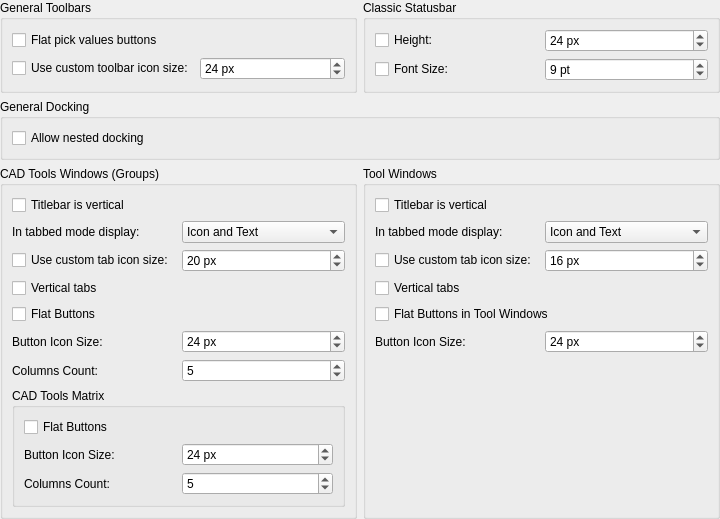
<?xml version="1.0" encoding="UTF-8"?>
<ui version="4.0">
 <class>LC_SettingsPageToolbarsAndDocks</class>
 <widget class="QWidget" name="LC_SettingsPageToolbarsAndDocks">
  <property name="geometry">
   <rect>
    <x>0</x>
    <y>0</y>
    <width>720</width>
    <height>452</height>
   </rect>
  </property>
  <layout class="QGridLayout" name="gridLayout_main">
   <property name="leftMargin">
    <number>0</number>
   </property>
   <property name="topMargin">
    <number>0</number>
   </property>
   <property name="rightMargin">
    <number>0</number>
   </property>
   <property name="bottomMargin">
    <number>0</number>
   </property>
   <item row="0" column="1">
    <widget class="QGroupBox" name="gbStatusBar">
     <property name="title">
      <string>Classic Statusbar</string>
     </property>
     <layout class="QGridLayout" name="gridLayout_statusbar">
      <item row="0" column="0">
       <widget class="QCheckBox" name="cbAllowStatusbarHeight">
        <property name="toolTip">
         <string>Statusbar Height

Explicitly set the height of the classic status bar.</string>
        </property>
        <property name="text">
         <string>Height:</string>
        </property>
       </widget>
      </item>
      <item row="0" column="1">
       <widget class="QSpinBox" name="sbStatusbarHeight">
        <property name="toolTip">
         <string>Status Bar Height

Minimum height of the &quot;classical&quot; status bar in pixels.</string>
        </property>
        <property name="suffix">
         <string> px</string>
        </property>
        <property name="minimum">
         <number>12</number>
        </property>
        <property name="maximum">
         <number>64</number>
        </property>
        <property name="value">
         <number>24</number>
        </property>
       </widget>
      </item>
      <item row="1" column="0">
       <widget class="QCheckBox" name="cbAllowStatusbarFontSize">
        <property name="toolTip">
         <string>Statusbar Font Size

Explicitly set the font size of the classic status bar.</string>
        </property>
        <property name="text">
         <string>Font Size:</string>
        </property>
       </widget>
      </item>
      <item row="1" column="1">
       <widget class="QSpinBox" name="sbStatusbarFontSize">
        <property name="toolTip">
         <string>Statusbar Font Size

Status bar font size in points.</string>
        </property>
        <property name="suffix">
         <string> pt</string>
        </property>
        <property name="minimum">
         <number>6</number>
        </property>
        <property name="maximum">
         <number>32</number>
        </property>
        <property name="value">
         <number>9</number>
        </property>
       </widget>
      </item>
     </layout>
    </widget>
   </item>
   <item row="0" column="0">
    <widget class="QGroupBox" name="gbToolbars">
     <property name="title">
      <string>General Toolbars</string>
     </property>
     <layout class="QGridLayout" name="gridLayout_toolbar">
      <item row="0" column="0" colspan="2">
       <widget class="QCheckBox" name="cbFlatPickValuesButtons">
        <property name="toolTip">
         <string>Toolbars

If checked, buttons for picking values from drawing will be rendered flat.</string>
        </property>
        <property name="text">
         <string>Flat pick values buttons</string>
        </property>
       </widget>
      </item>
      <item row="1" column="0">
       <widget class="QCheckBox" name="cbAllowToolbarIconSize">
        <property name="toolTip">
         <string>Icon size

Override default toolbar icon side length in pixels. If selected, 
provide value will be used. Otherwise, icon size will be determined
by metrics settings of current UI style.</string>
        </property>
        <property name="text">
         <string>Use custom toolbar icon size:</string>
        </property>
       </widget>
      </item>
      <item row="1" column="1">
       <widget class="QSpinBox" name="sbToolbarIconSize">
        <property name="toolTip">
         <string>Icon Size

Size of icons that are shown by buttons in the toolbars.</string>
        </property>
        <property name="suffix">
         <string> px</string>
        </property>
        <property name="minimum">
         <number>8</number>
        </property>
        <property name="maximum">
         <number>150</number>
        </property>
        <property name="value">
         <number>24</number>
        </property>
       </widget>
      </item>
     </layout>
    </widget>
   </item>
   <item row="6" column="0">
    <spacer name="verticalSpacer">
     <property name="orientation">
      <enum>Qt::Orientation::Vertical</enum>
     </property>
     <property name="sizeHint" stdset="0">
      <size>
       <width>0</width>
       <height>0</height>
      </size>
     </property>
    </spacer>
   </item>
   <item row="1" column="0" colspan="2">
    <widget class="QGroupBox" name="gbDocking">
     <property name="title">
      <string>General Docking</string>
     </property>
     <layout class="QGridLayout" name="gridLayout_docking">
      <item row="0" column="0">
       <widget class="QCheckBox" name="cbDockingAllowNested">
        <property name="toolTip">
         <string>Nested docking

If not checked, dock areas can only contain a single row of dock widgets. If checked, dock areas can contain multiple split/nested rows.</string>
        </property>
        <property name="text">
         <string>Allow nested docking</string>
        </property>
       </widget>
      </item>
     </layout>
    </widget>
   </item>
   <item row="2" column="1">
    <widget class="QGroupBox" name="gbDockWidgets">
     <property name="title">
      <string>Tool Windows</string>
     </property>
     <layout class="QGridLayout" name="gridLayout_dockWidgets">
      <item row="4" column="0" colspan="2">
       <widget class="QCheckBox" name="cbDockWidgetsFlatButtons">
        <property name="toolTip">
         <string>Flat Tool Buttons

If checked, buttons within tool window will be flat.</string>
        </property>
        <property name="text">
         <string>Flat Buttons in Tool Windows</string>
        </property>
       </widget>
      </item>
      <item row="1" column="1">
       <widget class="QComboBox" name="cmbDockTabDisplayMode">
        <property name="toolTip">
         <string>Docked Tabbed Layout

Select whether dock tabs show icons, text, or both.</string>
        </property>
        <item>
         <property name="text">
          <string>Icon and Text</string>
         </property>
        </item>
        <item>
         <property name="text">
          <string>Icon Only</string>
         </property>
        </item>
        <item>
         <property name="text">
          <string>Text Only</string>
         </property>
        </item>
       </widget>
      </item>
      <item row="2" column="1">
       <widget class="QSpinBox" name="sbDockTabIconSize">
        <property name="toolTip">
         <string>Tab Icon Size

Tab icon size in pixels for docked tool windows in tabs.</string>
        </property>
        <property name="suffix">
         <string> px</string>
        </property>
        <property name="minimum">
         <number>8</number>
        </property>
        <property name="maximum">
         <number>64</number>
        </property>
        <property name="value">
         <number>16</number>
        </property>
       </widget>
      </item>
      <item row="5" column="0">
       <widget class="QLabel" name="lblDocWidgetIconSize">
        <property name="toolTip">
         <string>Tool Buttons Icon Size

Icon size for tool buttons within tools window </string>
        </property>
        <property name="text">
         <string>Button Icon Size:</string>
        </property>
       </widget>
      </item>
      <item row="0" column="0" colspan="2">
       <widget class="QCheckBox" name="cbDockingVerticalTitleBar">
        <property name="toolTip">
         <string>Title Layout

If selected, title bar for Tool Winwos will be vertical. Otherwise, it will be horizontal.</string>
        </property>
        <property name="text">
         <string>Titlebar is vertical</string>
        </property>
       </widget>
      </item>
      <item row="1" column="0">
       <widget class="QLabel" name="lblDockTabDisplayMode">
        <property name="toolTip">
         <string>Docked Tabbed Layout

Controls how tabs for tabified tool windows are displayed.</string>
        </property>
        <property name="text">
         <string>In tabbed mode display:</string>
        </property>
       </widget>
      </item>
      <item row="5" column="1">
       <widget class="QSpinBox" name="sbDockWidgetIconSize">
        <property name="toolTip">
         <string>Tool Button Icon Size

Size of the icon side length in pixels.</string>
        </property>
        <property name="suffix">
         <string> px</string>
        </property>
        <property name="minimum">
         <number>8</number>
        </property>
        <property name="maximum">
         <number>150</number>
        </property>
        <property name="value">
         <number>24</number>
        </property>
       </widget>
      </item>
      <item row="2" column="0">
       <widget class="QCheckBox" name="cbDockTabOverrideIconSize">
        <property name="toolTip">
         <string>Tabbed Mode Icon

Override the default icon side length for Tool Windows tabs. 
If enabled, specified size will be used. 
Otherwise, icon size will be defined by metrics of the current UI style.</string>
        </property>
        <property name="text">
         <string>Use custom tab icon size:</string>
        </property>
       </widget>
      </item>
      <item row="3" column="0">
       <widget class="QCheckBox" name="cbDockingVerticalTabs">
        <property name="toolTip">
         <string>Tabbed Mode Orientation

If checked, dock tabs for tool windows will be displayed vertically.</string>
        </property>
        <property name="text">
         <string>Vertical tabs</string>
        </property>
       </widget>
      </item>
      <item row="6" column="0">
       <spacer name="verticalSpacer_3">
        <property name="orientation">
         <enum>Qt::Orientation::Vertical</enum>
        </property>
        <property name="sizeHint" stdset="0">
         <size>
          <width>0</width>
          <height>0</height>
         </size>
        </property>
       </spacer>
      </item>
     </layout>
    </widget>
   </item>
   <item row="2" column="0">
    <widget class="QGroupBox" name="gbCADWidgets">
     <property name="title">
      <string>CAD Tools Windows (Groups)</string>
     </property>
     <layout class="QGridLayout" name="gridLayout_cadWidgets">
      <item row="4" column="0" colspan="2">
       <widget class="QCheckBox" name="cbLeftTBFlatButtons">
        <property name="toolTip">
         <string>Flat Tool Buttons

If checked, buttons in grouped CAD tool window will be flat.</string>
        </property>
        <property name="text">
         <string>Flat Buttons</string>
        </property>
       </widget>
      </item>
      <item row="5" column="1">
       <widget class="QSpinBox" name="sbLeftTBIconSize">
        <property name="toolTip">
         <string>Tool Button Icon Size

Size of the icon side length in pixels.</string>
        </property>
        <property name="suffix">
         <string> px</string>
        </property>
        <property name="minimum">
         <number>8</number>
        </property>
        <property name="maximum">
         <number>150</number>
        </property>
        <property name="value">
         <number>24</number>
        </property>
       </widget>
      </item>
      <item row="5" column="0">
       <widget class="QLabel" name="lblLeftTBIconSize">
        <property name="toolTip">
         <string>Tool Buttons Icon Size

Icon size for tool buttons within grouped CAD tools window.</string>
        </property>
        <property name="text">
         <string>Button Icon Size:</string>
        </property>
       </widget>
      </item>
      <item row="1" column="1">
       <widget class="QComboBox" name="cmbCadDockTabDisplayMode">
        <property name="toolTip">
         <string>Docked Tabbed Layout

Select whether tab for CAD tool window in tabbed mode
shows icons, text, or both.</string>
        </property>
        <item>
         <property name="text">
          <string>Icon and Text</string>
         </property>
        </item>
        <item>
         <property name="text">
          <string>Icon Only</string>
         </property>
        </item>
        <item>
         <property name="text">
          <string>Text Only</string>
         </property>
        </item>
       </widget>
      </item>
      <item row="1" column="0">
       <widget class="QLabel" name="lblCadDockTabDisplayMode">
        <property name="toolTip">
         <string>Docked Tabbed Layout

Controls how tabs for tabified CAD tool widgets are displayed.</string>
        </property>
        <property name="text">
         <string>In tabbed mode display:</string>
        </property>
       </widget>
      </item>
      <item row="7" column="0">
       <widget class="QLabel" name="lblLeftTBColumnCount">
        <property name="toolTip">
         <string>Tools Columns

Number of columns for actions in grouped CAD tool windows.</string>
        </property>
        <property name="text">
         <string>Columns Count:</string>
        </property>
       </widget>
      </item>
      <item row="2" column="1">
       <widget class="QSpinBox" name="sbCadDockTabIconSize">
        <property name="toolTip">
         <string>Tab Icon Size

Tab icon size in pixels for docked CAD tool windows in tabs.</string>
        </property>
        <property name="suffix">
         <string> px</string>
        </property>
        <property name="minimum">
         <number>8</number>
        </property>
        <property name="maximum">
         <number>64</number>
        </property>
        <property name="value">
         <number>20</number>
        </property>
       </widget>
      </item>
      <item row="7" column="1">
       <widget class="QSpinBox" name="sbLeftTBColumnCount">
        <property name="toolTip">
         <string>Tool Columns

Number of columns for tool actions in CAD tool window.</string>
        </property>
        <property name="minimum">
         <number>4</number>
        </property>
        <property name="maximum">
         <number>12</number>
        </property>
        <property name="value">
         <number>5</number>
        </property>
       </widget>
      </item>
      <item row="0" column="0">
       <widget class="QCheckBox" name="cbCadDockingVerticalTitleBar">
        <property name="toolTip">
         <string>Title Layout

If selected, title bar for CAD dock widgets will be vertical. 
Otherwise, it will be horizontal.</string>
        </property>
        <property name="text">
         <string>Titlebar is vertical</string>
        </property>
       </widget>
      </item>
      <item row="2" column="0">
       <widget class="QCheckBox" name="cbCadDockTabOverrideIconSize">
        <property name="toolTip">
         <string>Tabbed Mode Icon

Override the default icon side length for CAD tool windows tabs. 
If enabled, specified size will be used. 
Otherwise, icon size will be defined by metrics of the current UI style.</string>
        </property>
        <property name="text">
         <string>Use custom tab icon size:</string>
        </property>
       </widget>
      </item>
      <item row="3" column="0">
       <widget class="QCheckBox" name="cbCadDockingVerticalTabs">
        <property name="toolTip">
         <string>Tabbed Mode Orientation

If checked, dock tabs for CAD tool windows will be displayed vertically.
Otherwise, they will be horizontal.</string>
        </property>
        <property name="text">
         <string>Vertical tabs</string>
        </property>
       </widget>
      </item>
      <item row="8" column="0" colspan="2">
       <widget class="QGroupBox" name="gbCADWidgetsUngrouped">
        <property name="title">
         <string>CAD Tools Matrix</string>
        </property>
        <layout class="QGridLayout" name="gridLayout_ungrouped">
         <item row="0" column="0" colspan="2">
          <widget class="QCheckBox" name="cbLeftTBAllFlatButtons">
           <property name="toolTip">
            <string>Flat Tool Buttons

If checked, buttons in ungrouped CAD matrix will be flat.</string>
           </property>
           <property name="text">
            <string>Flat Buttons</string>
           </property>
          </widget>
         </item>
         <item row="2" column="1">
          <widget class="QSpinBox" name="sbLeftTBAllColumnCount">
           <property name="toolTip">
            <string>Tool Columns

Number of columns for actions in CAD Tool Matrix.</string>
           </property>
           <property name="minimum">
            <number>3</number>
           </property>
           <property name="maximum">
            <number>60</number>
           </property>
           <property name="value">
            <number>5</number>
           </property>
          </widget>
         </item>
         <item row="1" column="0">
          <widget class="QLabel" name="lblLeftTBAllIconSize">
           <property name="toolTip">
            <string>Tool Buttons Size

Icon size for ungrouped CAD matrix tool window.</string>
           </property>
           <property name="text">
            <string>Button Icon Size:</string>
           </property>
          </widget>
         </item>
         <item row="1" column="1">
          <widget class="QSpinBox" name="sbLeftTBAllIconSize">
           <property name="toolTip">
            <string>Tool Buttons Size

Size of tool button icon side length in pixels.</string>
           </property>
           <property name="suffix">
            <string> px</string>
           </property>
           <property name="minimum">
            <number>8</number>
           </property>
           <property name="maximum">
            <number>150</number>
           </property>
           <property name="value">
            <number>24</number>
           </property>
          </widget>
         </item>
         <item row="2" column="0">
          <widget class="QLabel" name="lblLeftTBAllColumnCount">
           <property name="toolTip">
            <string>Columns Count

Number of columns for actions in  CAD Tools matrix.</string>
           </property>
           <property name="text">
            <string>Columns Count:</string>
           </property>
          </widget>
         </item>
         <item row="3" column="1">
          <spacer name="verticalSpacer_2">
           <property name="orientation">
            <enum>Qt::Orientation::Vertical</enum>
           </property>
           <property name="sizeHint" stdset="0">
            <size>
             <width>0</width>
             <height>0</height>
            </size>
           </property>
          </spacer>
         </item>
        </layout>
       </widget>
      </item>
     </layout>
    </widget>
   </item>
  </layout>
 </widget>
 <resources/>
 <connections/>
</ui>
